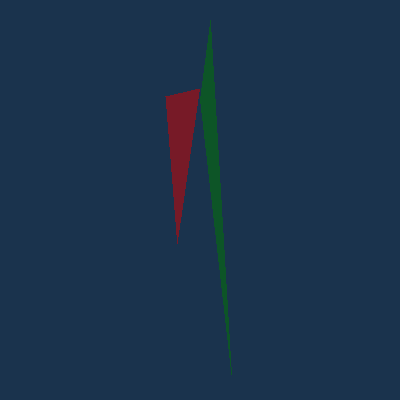

The script that drew this image:
#!/usr/bin/env python

# Demonstrate vtkIntersectionPolyDataFilter on two triangulated polydata
# that nearly share a vertex, verifying the intersection handles edge
# cases and rendering both surfaces with the intersection line.

# Factory overrides
import vtkmodules.vtkInteractionStyle  # noqa: F401
import vtkmodules.vtkRenderingOpenGL2  # noqa: F401

from vtkmodules.vtkCommonCore import vtkPoints
from vtkmodules.vtkCommonDataModel import (
    VTK_TRIANGLE,
    vtkCellArray,
    vtkPolyData,
)
from vtkmodules.vtkFiltersGeneral import vtkIntersectionPolyDataFilter
from vtkmodules.vtkRenderingCore import (
    vtkActor,
    vtkPolyDataMapper,
    vtkRenderWindow,
    vtkRenderWindowInteractor,
    vtkRenderer,
)

# First triangle
points_0 = vtkPoints()
points_0.InsertNextPoint(-30.125, 29.3125, -27.1875)
points_0.InsertNextPoint(-29.9375, 29.375, -27.3125)
points_0.InsertNextPoint(-30.0625, 28.5, -27.25)

cells_0 = vtkCellArray()
cells_0.InsertNextCell(3, [0, 1, 2])

poly_0 = vtkPolyData()
poly_0.SetPoints(points_0)
poly_0.SetPolys(cells_0)

# Second triangle (shares a near-coincident vertex)
points_1 = vtkPoints()
points_1.InsertNextPoint(-29.9375, 29.3125, -27.3125)
points_1.InsertNextPoint(-29.875, 29.8125, -27.5)
points_1.InsertNextPoint(-29.75, 27.6875, -27.4375)

cells_1 = vtkCellArray()
cells_1.InsertNextCell(3, [0, 1, 2])

poly_1 = vtkPolyData()
poly_1.SetPoints(points_1)
poly_1.SetPolys(cells_1)

# Compute intersection
intersection = vtkIntersectionPolyDataFilter()
intersection.SetInputData(0, poly_0)
intersection.SetInputData(1, poly_1)
intersection.Update()

# Render first triangle
mapper_0 = vtkPolyDataMapper()
mapper_0.SetInputData(poly_0)
mapper_0.ScalarVisibilityOff()

actor_0 = vtkActor()
actor_0.SetMapper(mapper_0)
actor_0.GetProperty().SetColor(1, 0, 0)
actor_0.GetProperty().SetOpacity(0.5)

# Render second triangle
mapper_1 = vtkPolyDataMapper()
mapper_1.SetInputData(poly_1)
mapper_1.ScalarVisibilityOff()

actor_1 = vtkActor()
actor_1.SetMapper(mapper_1)
actor_1.GetProperty().SetColor(0, 1, 0)
actor_1.GetProperty().SetOpacity(0.5)

# Render intersection line (if any)
intersection_mapper = vtkPolyDataMapper()
intersection_mapper.SetInputConnection(intersection.GetOutputPort())
intersection_mapper.ScalarVisibilityOff()

intersection_actor = vtkActor()
intersection_actor.SetMapper(intersection_mapper)
intersection_actor.GetProperty().SetColor(1, 1, 0)
intersection_actor.GetProperty().SetLineWidth(3.0)

# Renderer
renderer = vtkRenderer()
renderer.AddActor(actor_0)
renderer.AddActor(actor_1)
renderer.AddActor(intersection_actor)
renderer.SetBackground(0.1, 0.2, 0.3)

# Window
render_window = vtkRenderWindow()
render_window.AddRenderer(renderer)
render_window.SetSize(400, 400)
render_window.SetWindowName("intersection near vertex")

# Interactor
interactor = vtkRenderWindowInteractor()
interactor.SetRenderWindow(render_window)

# Scene
renderer.ResetCamera()

interactor.Initialize()
interactor.Start()
